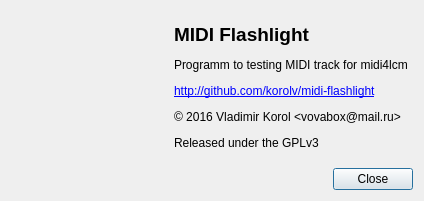
<?xml version="1.0" encoding="UTF-8"?>
<ui version="4.0">
 <class>About</class>
 <widget class="QDialog" name="About">
  <property name="windowModality">
   <enum>Qt::WindowModal</enum>
  </property>
  <property name="geometry">
   <rect>
    <x>0</x>
    <y>0</y>
    <width>424</width>
    <height>201</height>
   </rect>
  </property>
  <property name="sizePolicy">
   <sizepolicy hsizetype="Preferred" vsizetype="Preferred">
    <horstretch>0</horstretch>
    <verstretch>0</verstretch>
   </sizepolicy>
  </property>
  <property name="windowTitle">
   <string>About</string>
  </property>
  <property name="windowIcon">
   <iconset resource="images.qrc">
    <normaloff>:/images/logo_32x32.png</normaloff>:/images/logo_32x32.png</iconset>
  </property>
  <property name="sizeGripEnabled">
   <bool>false</bool>
  </property>
  <property name="modal">
   <bool>false</bool>
  </property>
  <layout class="QVBoxLayout" name="verticalLayout_3">
   <item>
    <layout class="QHBoxLayout" name="horizontalLayout">
     <property name="spacing">
      <number>10</number>
     </property>
     <property name="leftMargin">
      <number>5</number>
     </property>
     <property name="rightMargin">
      <number>5</number>
     </property>
     <item>
      <widget class="QLabel" name="labelDescription">
       <property name="text">
        <string>&lt;html&gt;&lt;head/&gt;&lt;body&gt;&lt;p&gt;&lt;img src=&quot;:/images/logo.png&quot;/&gt;&lt;/p&gt;&lt;/body&gt;&lt;/html&gt;</string>
       </property>
      </widget>
     </item>
     <item>
      <widget class="QLabel" name="labelLogo">
       <property name="text">
        <string>&lt;html&gt;&lt;head/&gt;&lt;body&gt;&lt;p&gt;&lt;span style=&quot; font-size:14pt; font-weight:600;&quot;&gt;MIDI Flashlight&lt;/span&gt;&lt;/p&gt;&lt;p&gt;Programm to testing MIDI track for midi4lcm&lt;/p&gt;&lt;p&gt;&lt;a href=&quot;http://github.com/korolv/midi-flashlight&quot;&gt;&lt;span style=&quot; text-decoration: underline; color:#0000ff;&quot;&gt;http://github.com/korolv/midi-flashlight&lt;/span&gt;&lt;/a&gt;&lt;/p&gt;&lt;p&gt;© 2016 Vladimir Korol &amp;lt;vovabox@mail.ru&amp;gt;&lt;/p&gt;&lt;p&gt;Released under the GPLv3&lt;/p&gt;&lt;/body&gt;&lt;/html&gt;</string>
       </property>
      </widget>
     </item>
    </layout>
   </item>
   <item>
    <layout class="QHBoxLayout" name="horizontalLayout_2">
     <item>
      <spacer name="horizontalSpacer">
       <property name="orientation">
        <enum>Qt::Horizontal</enum>
       </property>
       <property name="sizeHint" stdset="0">
        <size>
         <width>40</width>
         <height>20</height>
        </size>
       </property>
      </spacer>
     </item>
     <item>
      <widget class="QPushButton" name="closeButton">
       <property name="text">
        <string>Close</string>
       </property>
      </widget>
     </item>
    </layout>
   </item>
  </layout>
 </widget>
 <resources>
  <include location="images.qrc"/>
 </resources>
 <connections>
  <connection>
   <sender>closeButton</sender>
   <signal>clicked()</signal>
   <receiver>About</receiver>
   <slot>close()</slot>
   <hints>
    <hint type="sourcelabel">
     <x>355</x>
     <y>159</y>
    </hint>
    <hint type="destinationlabel">
     <x>296</x>
     <y>143</y>
    </hint>
   </hints>
  </connection>
 </connections>
</ui>
